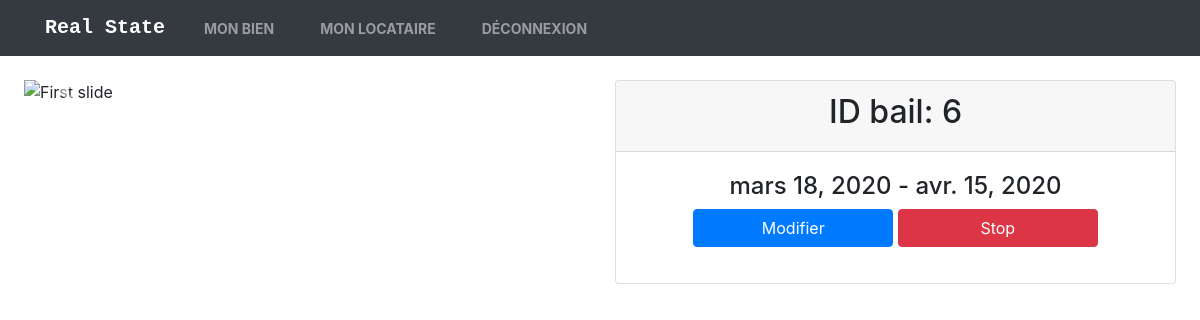
The page /bail/6/usb (signed in) on the database its author committed.
### app/models.py (models this page shows, shortened)
class Location(models.Model):
    idLocation = models.AutoField(primary_key=True)
    numLocataire = models.ForeignKey(Locataire, on_delete=models.CASCADE, db_column='numLocataire')
    numLogement = models.ForeignKey(Logement, on_delete=models.CASCADE, db_column='numLogement')
    dateDebut = models.DateField(auto_now=False, auto_now_add=False)
    dateFin = models.DateField( auto_now=False, auto_now_add=False)
    class Meta:
        db_table = 'location'

### app/views.py (the view)
# urls.py: path("bail/<int:idLocation>/usb",update_date_fin_bail,name="u_s_b"),
@login_required(login_url="/login/")
def update_date_fin_bail(request, idLocation):
    location = get_object_or_404(Location, pk = idLocation)
    return render(request,'mon_bien/maison/logement/update_date_fin_bail.html',locals())

### templates/mon_bien/maison/logement/update_date_fin_bail.html (shortened to what this page needs)
{% extends "base.html" %}
{% block content %}
<div class="mt-4 mb-4 ml-4 mr-4">
<div class="row">
  <div class="col-md-6">
<div id="carouselExampleControls" class="carousel slide" data-ride="carousel">
  <div class="carousel-inner">
    <div class="carousel-item active">
      {% if location.numLogement.photoL1 %}
      <img class="d-block w-100" src="{{location.numLogement.photoL1.url}}" alt="First slide">
      {% else %}
      <img class="d-block w-100" src="https://meropro.com/wp-content/uploads/2019/05/4.jpg" alt="First slide">
      {% endif %}
    </div>
  </div>
  <a class="carousel-control-prev" href="#carouselExampleControls" role="button" data-slide="prev">
    <span class="carousel-control-prev-icon" aria-hidden="true"></span>
  </a>
  <a class="carousel-control-next" href="#carouselExampleControls" role="button" data-slide="next">
    <span class="carousel-control-next-icon" aria-hidden="true"></span>
  </a>
  </div>
</div>
  <div class="col-md-6">
    <div class="card">
  <div class="card-header">
    <h2 class="text-center">   ID bail: {{location.idLocation}}</h2>
  </div>
  <div class="card-body">
    <h4 class=" text-center">{{location.dateDebut}} - {{location.dateFin}} </h4>
    <p class=text-center><a href="{% url 'update_bail' location.idLocation %}" class="btn btn-primary" style="width:200px;">Modifier</a>
     <a href="{% url 'stop_bail' location.idLocation %}" class="btn btn-danger" style="width:200px;">Stop</a></p>
  </div>
</div>
  </div>
    </div>
</div>
{% endblock %}

### rows shown on the page
Location: idLocation "6", dateDebut "mars 18, 2020", dateFin "avr. 15, 2020"
